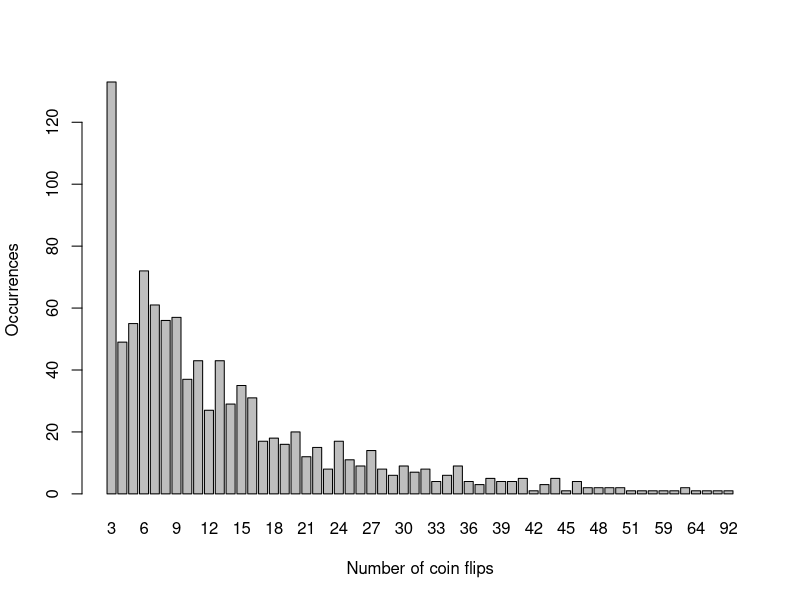
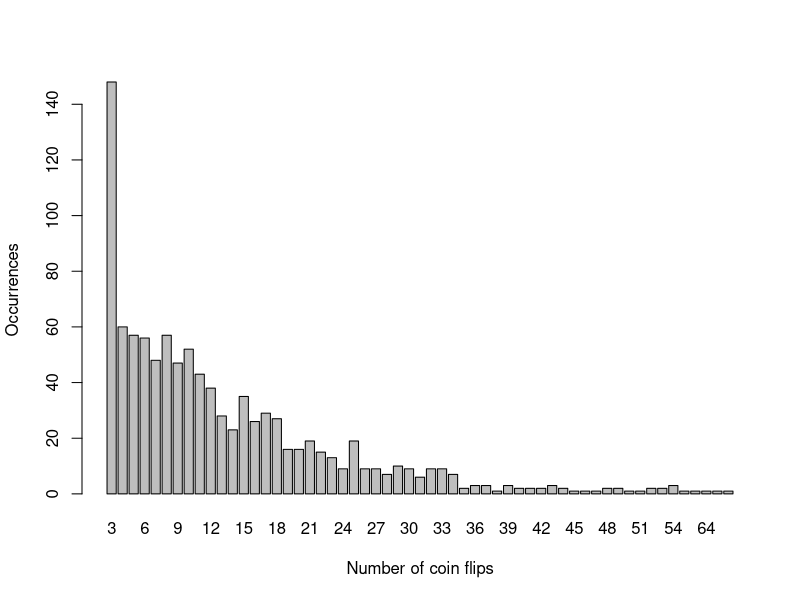

Write the R code that produced these figures, in order.
# cs201_asn_3.R
# Aaila Arif, s1324028	
# CS-201					
# Spring 2023	

#Problem 1: Write and test the function rand_elem() that 
#returns one element at random from an input vector. The function 
#would be called as follows:

rand_elem <- function(vec) {
  returnIndex <- sample(length(vec), 1)
  returnValue <- vec[[returnIndex]]
  return(returnValue)
}

rand_elem(1:6)				# return one random integer between 1 and 6
rand_elem(c('yes', 'no', 'maybe'))	# return "yes", "no" or "maybe"
rand_elem(v = c(2, 4, 6, 8, 10))		# return 2, 4, 6, 8 or 10
rand_elem(vec = c('A', 'J', 'Q', 'K'))	# return "A", "J", "Q" or "K"


# All of the above would be valid ways to call rand_elem().
#Use the R sample() and length() functions inside the body of the rand_elem 
#function. Do not use just the sample() function by itself.

#Problem 2: Write and test the function even_odd() that accepts a vector of 
#integers as input and returns a two-element vector containing the number 
#of evens and the number of odds. The function would be used as follows:

even_odd <- function(v){

  returnEven <- (sum(ifelse(v %% 2 == 0 & v!= 0 ,1, 0)))
  returnOdd <- (sum(ifelse(v %% 2 != 0, 1, 0)))
  return(paste(returnEven,returnOdd))
}
even_odd(9:1)						# returns 4 5	 (4 evens, 5 odds)
even_odd(c(0, 1, 2, 3, 4, 5, 6, 7, 8, 9))	# returns 4 5	 (4 evens, 5 odds)

#Zero is not considered an even number. Use the ifelse() and sum() functions
#inside the body of the even_odd function.

#Problem 3: R has a group of built-in datasets for US state data, 
#including state.x77, a matrix containing state data including population and
#area. Write and test the function pop_density() that accepts a state name 
#as input and returns the population density in people per square mile:
#In the body of the pop_density() function, compute a 'density' vector from the 
#first column and eighth column of the state.x77 matrix, which are the
#'Population' and 'Area' columns, respectively. Note that the 'density' vector 
#will be a named vector.

pop_density <- function(stateName) {
  pop <- state.x77[,"Population"]
  pop <- pop * 1000
  area <- state.x77[,"Area"]
  density <- c(pop/area)
  density <- c(round(pop/area, digits=4))
  populationDensity <- (density[stateName])
  paste(stateName, ":", populationDensity, " people per square mile")
  
}

pop_density('New Jersey')
# returns
 "New Jersey: 975.0033 people per square mile"


pop_density('Wyoming')
# returns
 "Wyoming: 3.8682 people per square mile"

#Problem 4: 
#Part 1: Write a for loop to call the flips() function 1000 times and store 
#the 1000 resulting values in the vector called 'flips_vec'.
flips <- function() {
  total_flips <- 0
  nheads <- 0
  
  
  # if nheads becomes 3, we got three 'heads' in a row
  while (nheads < 3) {
    if (sample(c("T", "H"), 1) == "H") {
      nheads <- nheads + 1
    } else {
      # didn't get heads; must reset to 0
      nheads <- 0
    }
    
    
    total_flips <- total_flips + 1
  } # end while
  
  return(total_flips)
  
  
} # end flips()

forVec <- c(1:1000)
flips_vec <- c()
for(i in forVec){
  value <- flips()
  flips_vec <- append(value, flips_vec)
}

#Part 2: Then, as you did in Assignment 1, Problem 4, count the frequencies 
#of the number of flips in flips_vec and generate a bar plot of flips 
#frequencies, with x-axis label "Number of coin flips" and y-axis label 
#"Occurrences"

occurrences <- table(flips_vec)
barplot(occurrences, xlab="Number of coin flips", ylab="Occurrences")
#What is the most frequent number of coin flips required to get 3 heads in a row?
#The most frequent number of flips is 3 flips

#Part 3:In R, the apply family of functions often makes it unnecessary to
#write loops. The replicate() function is a simplified version of sapply() 
#that allows you to repeat an expression or function a set number of times. 
#see ?replicate in the R console and this link. Repeat part a) using the 
#replicate() function instead of the for loop.

replicate_flips_vec <- replicate(n=1000, flips())
occurrences <- table(replicate_flips_vec)
barplot(occurrences, xlab="Number of coin flips", ylab="Occurrences")

#Part 4: What is the most frequent number of coin flips required to get 
#3 heads in a row?
#The most frequent number is 3 flips.

#Part 5:Based on the results of a) or b), what is your approximation of the 
#of getting 3 heads in a row in just 3 coin tosses?
#Based on the results of a and b, the chances of getting 3 heads in a row in 
#3 coin tosses is about 11%

